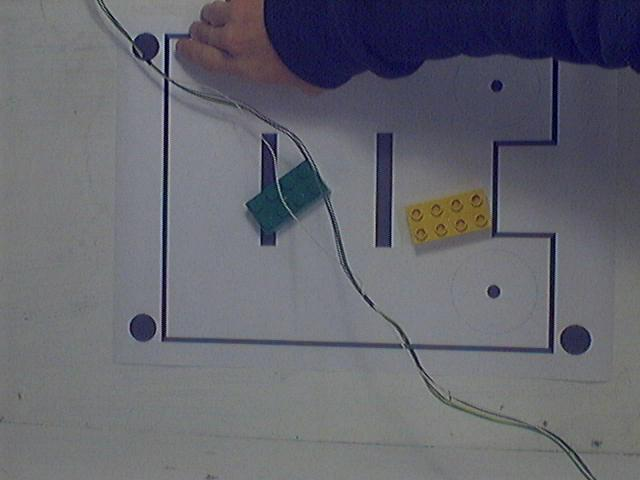
%> input picture object_recognition/00000001.jpg, 640 x 480 px
$ octave --eval "result = getendpoints(imread('00000001.jpg'));"   (GNU Octave 9; MATLAB toolbox functions it lacks are replaced by stand-ins)
%> lines starting %> are read from the running program, lines starting %| are printed output that depends on the picture; in (x1, y1, x2, y2) boxes, pixels count from 0 and x2, y2 are one past the last pixel; in counts of white or black regions, pixels touching at a corner belong together; the program's own positions count from 1
### object_recognition/getroundobjects.m
function object_coords = getroundobjects(bw, threshold)
%> called with threshold = 0.6
%GETROUNDOBJECTS Retun an array with the round objects coordinates.
%
%   [OBJECT_COORDS] = GETROUNDOBJECTS(I, THRESHOLD) Takes an image and
%   returns an array with the coordinates of the center of the round
%   objects. An object is classified as a round object by a given threshold.

% remove all object containing fewer than 30 pixels
bw = bwareaopen(bw,30);
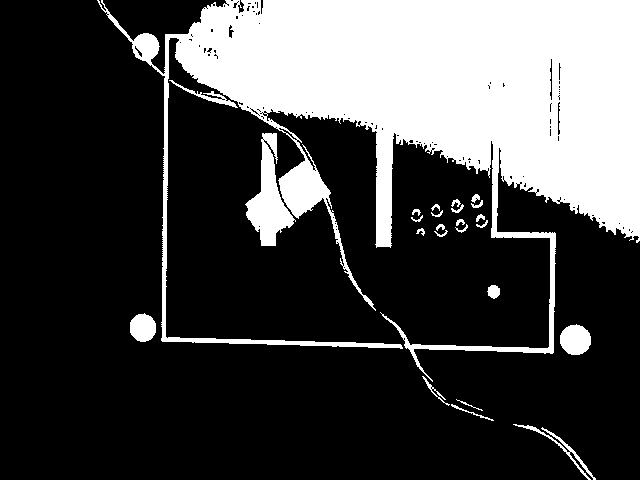
%> bw: size 480x640 logical; 27.2% white; 25 white regions, largest, box (x1, y1, x2, y2) and area: (97, 0, 640, 382) 78149, (245, 133, 296, 246) 2500, (560, 324, 591, 355) 746


[B,L] = bwboundaries(bw,'noholes');
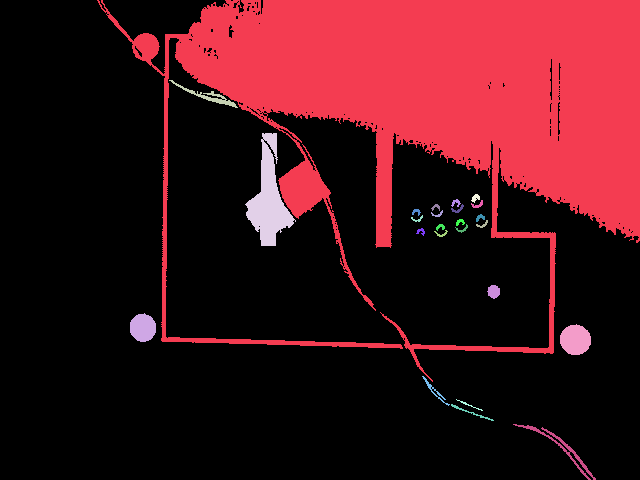
%> L: size 480x640 double; 26 distinct labels, from 0 to 25; one colour per label, 0 black
%> B = 25 boundaries; largest, box (x1, y1, x2, y2) and points: (97, 0, 640, 382) 4760, (245, 133, 296, 246) 333, (513, 424, 596, 480) 296, (169, 80, 238, 108) 190, (422, 376, 450, 406) 98
stats = regionprops(L,'Area','Centroid');
%> stats = 25 regions; largest, Area and Centroid: 78149 [437.5 100.6], 2500 [269.3 199], 746 [576 340.4], 588 [143.5 328.3], 448 [562.9 449.4]
object_coords = zeros(3, 1);

i = 1;
for k = 1:length(B)

  % obtain (X,Y) boundary coordinates corresponding to label 'k'
  boundary = B{k};

  % compute a simple estimate of the object's perimeter
  delta_sq = diff(boundary).^2;
  perimeter = sum(sqrt(sum(delta_sq,2)));

  % obtain the area calculation corresponding to label 'k'
  area = stats(k).Area;

  % compute the roundness metric
  metric = 4*pi*area/perimeter^2;


  if metric > threshold
    areas = object_coords(3, :);
    centroid = stats(k).Centroid;
    [a b] = size(object_coords);
    object_coords(:, i) = [centroid(2), centroid(1), area];
    i = i + 1;
  end
end
%> this loop made 25 passes
%> (perimeter, area, metric, areas, centroid, b) on passes 19, 21, 23, 25: (26.97, 46, 0.795, 588, [476.2 198.6], 1), (28.14, 40, 0.635, [588 46], [480.8 218.2], 2), (42.38, 135, 0.944, [588 46 40], [494.3 292.2], 3), (99.5, 746, 0.947, [588 46 40 135], [576 340.4], 4)
%> (perimeter, area, metric) on passes 1, 3, 4, 5, 6, 7: (5242.4, 78149, 0.0357), (218.4, 300, 0.079), (378.4, 2500, 0.219), (33.8, 30, 0.33), (28.73, 34, 0.518), (32.38, 35, 0.419)
%> after the loop, object_coords = [328.3 198.6 218.2 292.2 340.4; 143.5 476.2 480.8 494.3 576; 588 46 40 135 746]

end %  function

### object_recognition/getendpoints.m
function [End, varargout] = getendpoints(I)
%GETENDPOINTS Gets the position of the endpoints
%
%   [END, START] = GETENDPOINTS(I) Retun both start and end points.
%   END = GETENDPOINTS(I) Return only end point.

obj = getroundobjects(~im2bw(I, graythresh(I)), 0.6)
%> obj has the same summary as object_coords in getroundobjects

[w h] = size(obj);
%> w = 3; h = 5

[e, ind] = min(obj(3, :));
%> e = 40; ind = 3
End = obj(1:2, ind);
%> End = [218.2; 480.8]
obj(3, ind) = 100000;

if h >= 6 && nargout == 2
  [e, ind] = min(obj(3, :));
  start = obj(1:2, ind);
  varargout{1} = start;
  obj(3, ind) = 100000;
end

end %  function
